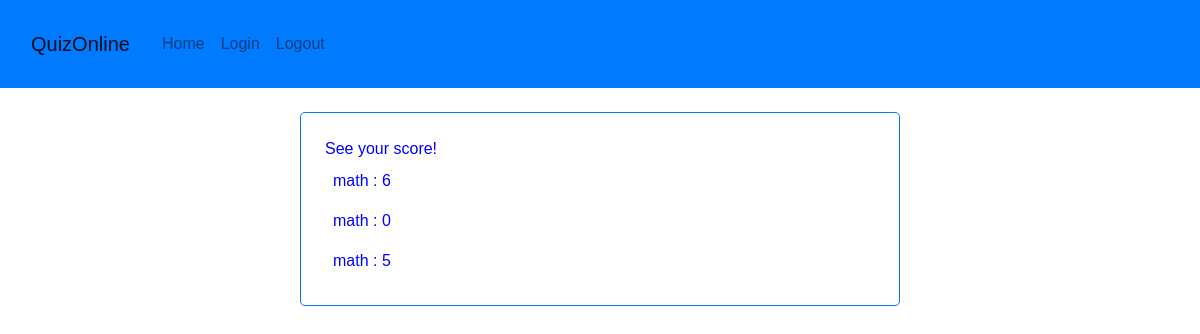
Before: /view_score (signed in) with the older database file.
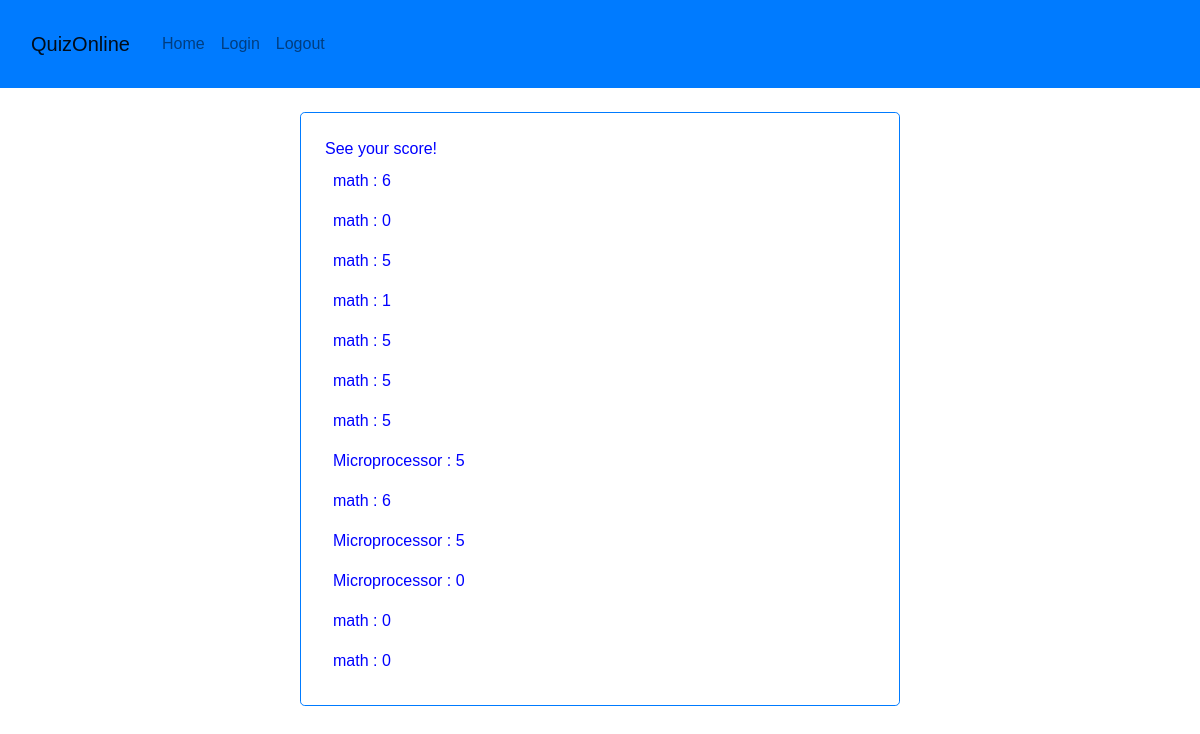
After: the same page with the newer database file.
### questions/models.py (models this page shows, shortened)
class ScoreBoard(models.Model):
    course = models.ForeignKey(Course, on_delete=models.CASCADE)
    user = models.ForeignKey(User, on_delete=models.CASCADE)
    score = models.IntegerField()

class Course(models.Model):
    course_name = models.CharField(max_length=100)

### questions/views.py (the view)
# urls.py: path('view_score', view_score, name="view_score"),
@login_required(login_url='/accounts/login')
def view_score(request):
    user = request.user
    score = ScoreBoard.objects.filter(user=user)
    context = {'scores': score}
    return render(request, 'score.html', context)

### templates/score.html (shortened to what this page needs)
{% extends 'base.html' %}
{% load static %}
        {%block content %}
            See your score!
            {% for s in scores %}
                <div>{{ s.course.course_name }} : {{ s.score }}</div>
            {% endfor %}
        {% endblock %}

Changed rows visible on the page:
added ScoreBoard: course.course_name "math", score "1"
added ScoreBoard: course.course_name "math", score "5"
added ScoreBoard: course.course_name "math", score "5"
added ScoreBoard: course.course_name "math", score "5"
added ScoreBoard: course.course_name "Microprocessor", score "5"
added ScoreBoard: course.course_name "math", score "6"
added ScoreBoard: course.course_name "Microprocessor", score "5"
added ScoreBoard: course.course_name "Microprocessor", score "0"
added ScoreBoard: course.course_name "math", score "0"
added ScoreBoard: course.course_name "math", score "0"
